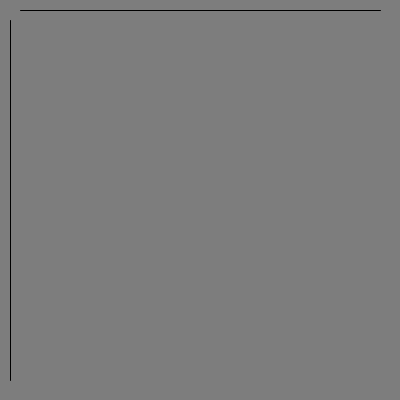
Frame 1 (no input)
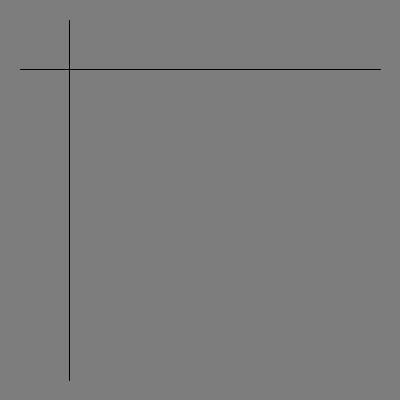
Frame 60 (the mouse pressed at the canvas centre just before this capture)
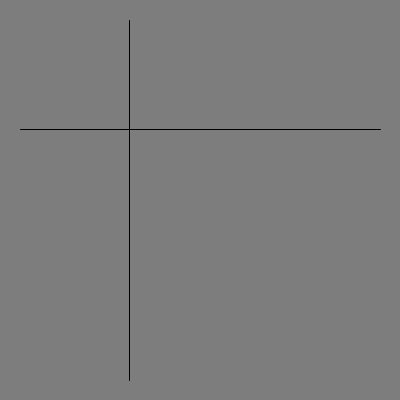
Frame 120 (the mouse held since frame 60 and released just before this capture)

The Processing sketch that drew these frames (run headless with seeded random() and noise(); from frame 60 on, the mouse is pressed at the canvas centre):

// Processing sketch: lezione2_7
// ── lezione2_7.pde

int pos1=10;
int pos2=10;

void setup(){
  size(400,400);
  background(125);
}


void draw(){
  background(125);
  line(pos1,20,pos2,height-20);
  line(20,pos1,width-20,pos2);
  pos1++;
  pos2++;
  if(pos1 > height-20) pos1 = 10;
  if(pos2 > width-20) pos2 = 10;
}
